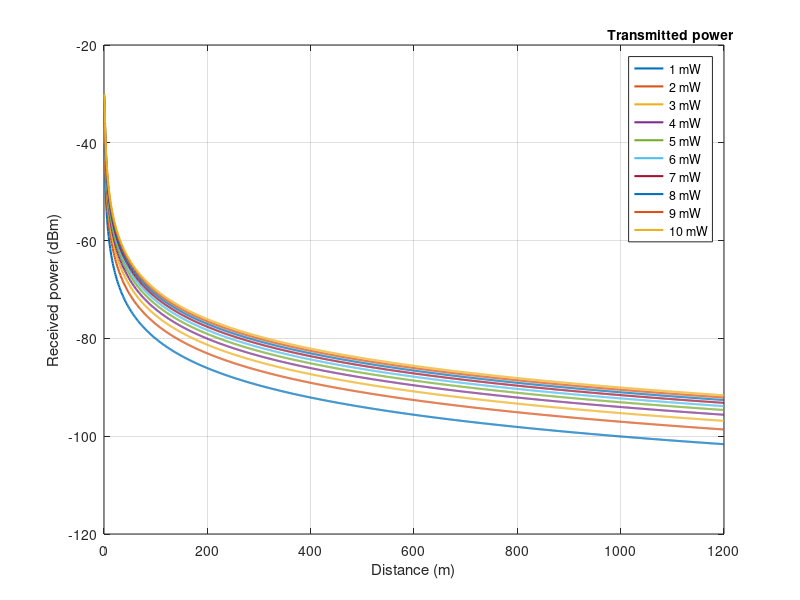

Source code (MATLAB):
%实验4.1 : 自由空间中视线传播距离与接收功率,控制变量；发射功率

%定义常量
power_tx = 1 : 10;          % 发射功率为1 mW 到 10 mW，共计10组
frequency = 2.4e9;          % 载波频率为2.4 GHz
antenna_gain_tx = 1;        % 发射天线增益为1
antenna_gain_rx = 1;        % 接收天线增益为1
c = 299792458;              % 真空中光速 m/s
max_distance = 1200;        % 最大传播距离 m

%初始化变量数组，保存不同传播距离对应的路径损耗与接收功率
distance = 1 : max_distance;           % 传播距离从1m到1200m，间隔1m
path_loss = zeros(size(distance));     % 初始化各传播距离上的路径损耗
power_rx_dbm = zeros(length(power_tx),length(distance));    %初始化各传播距离上的接收功率 dBm

%用循环为每个传播距离计算对应的路径损耗与接收
for i = 1 : length(power_tx)
    for d = 1 : max_distance  % 传播距离d从1m到1200m
        path_loss(i,d) = (4 * pi * distance(d) * frequency) ^ 2 ... 
            / (antenna_gain_tx * antenna_gain_rx * c ^ 2);  % 计算传播距离为d的路径损耗
        power_rx_dbm(i,d) = 10 * log10(power_tx(i) / path_loss(i,d));  % 计算传播距离为d的接收功率 dBm
    end
end


%绘制接收功率与传播距离的关系曲线
%figure;  % 创建一个图形窗口
%Linesystle = ['.','o','x','+','*','.','o','x','+','*','*','s','p','d','h','v'];
for i = 1: length(power_tx)
    plot(distance, power_rx_dbm(i,:),'LineWidth', 1.5);  % 画接收功率随距离变化的曲线
    hold on
end
grid on;  % 打开网格线
xlabel('Distance (m)');  % 创建横轴标注
ylabel('Received power (dBm)');  % 创建纵轴标注
lgd = legend('1 mW','2 mW','3 mW','4 mW','5 mW','6 mW','7 mW','8 mW','9 mW','10 mW');
title(lgd,'Transmitted power');











